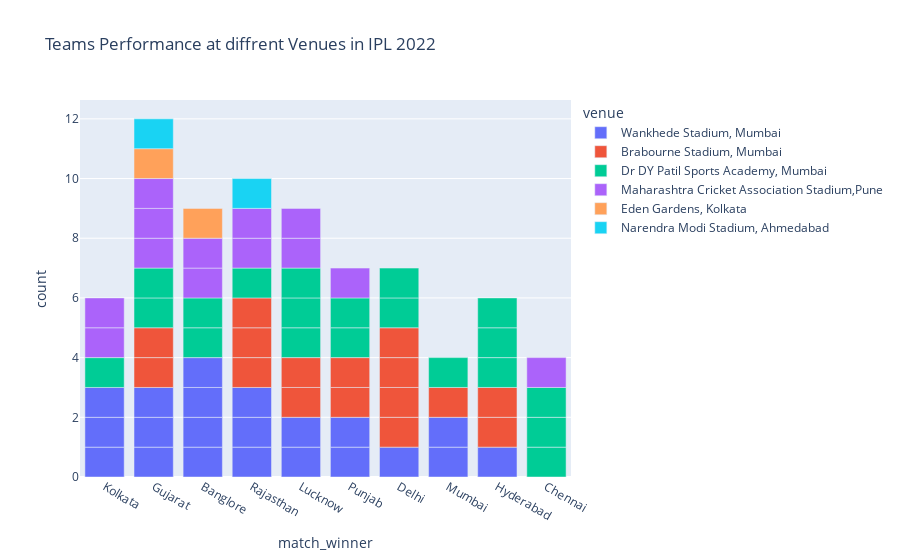

The notebook cell this image was saved under:
### Code cell
figure = px.bar(df, x=df["match_winner"], color = "venue",
            title="Teams Performance at diffrent Venues in IPL 2022")
figure.show()

### Figure 1 — Plotly figure (JSON) as saved in the notebook; plotly's stock layout.template omitted (floating-point values rounded to 4 significant figures)
{"data": [{"alignmentgroup": "True", "hovertemplate": "venue=Wankhede Stadium, Mumbai<br>match_winner=%{x}<br>count=%{y}<extra></extra>", "legendgroup": "Wankhede Stadium, Mumbai", "marker": {"color": "#636efa", "pattern": {"shape": ""}}, "name": "Wankhede Stadium, Mumbai", "offsetgroup": "Wankhede Stadium, Mumbai", "orientation": "v", "showlegend": true, "textposition": "auto", "type": "bar", "x": ["Kolkata", "Gujarat", "Kolkata", "Banglore", "Rajasthan", "Banglore", "Rajasthan", "Lucknow", "Punjab", "Gujarat", "Delhi", "Lucknow", "Kolkata", "Rajasthan", "Banglore", "Mumbai", "Gujarat", "Hyderabad", "Banglore", "Mumbai", "Punjab"], "xaxis": "x", "y": [1, 1, 1, 1, 1, 1, 1, 1, 1, 1, 1, 1, 1, 1, 1, 1, 1, 1, 1, 1, 1], "yaxis": "y"}, {"alignmentgroup": "True", "hovertemplate": "venue=Brabourne Stadium, Mumbai<br>match_winner=%{x}<br>count=%{y}<extra></extra>", "legendgroup": "Brabourne Stadium, Mumbai", "marker": {"color": "#EF553B", "pattern": {"shape": ""}}, "name": "Brabourne Stadium, Mumbai", "offsetgroup": "Brabourne Stadium, Mumbai", "orientation": "v", "showlegend": true, "textposition": "auto", "type": "bar", "x": ["Delhi", "Lucknow", "Punjab", "Gujarat", "Delhi", "Hyderabad", "Lucknow", "Rajasthan", "Delhi", "Hyderabad", "Gujarat", "Delhi", "Mumbai", "Punjab", "Rajasthan", "Rajasthan"], "xaxis": "x", "y": [1, 1, 1, 1, 1, 1, 1, 1, 1, 1, 1, 1, 1, 1, 1, 1], "yaxis": "y"}, {"alignmentgroup": "True", "hovertemplate": "venue=Dr DY Patil Sports Academy, Mumbai<br>match_winner=%{x}<br>count=%{y}<extra></extra>", "legendgroup": "Dr DY Patil Sports Academy, Mumbai", "marker": {"color": "#00cc96", "pattern": {"shape": ""}}, "name": "Dr DY Patil Sports Academy, Mumbai", "offsetgroup": "Dr DY Patil Sports Academy, Mumbai", "orientation": "v", "showlegend": true, "textposition": "auto", "type": "bar", "x": ["Punjab", "Banglore", "Rajasthan", "Lucknow", "Lucknow", "Hyderabad", "Hyderabad", "Chennai", "Gujarat", "Hyderabad", "Banglore", "Chennai", "Gujarat", "Mumbai", "Punjab", "Chennai", "Kolkata", "Delhi", "Delhi", "Lucknow"], "xaxis": "x", "y": [1, 1, 1, 1, 1, 1, 1, 1, 1, 1, 1, 1, 1, 1, 1, 1, 1, 1, 1, 1], "yaxis": "y"}, {"alignmentgroup": "True", "hovertemplate": "venue=Maharashtra Cricket Association Stadium,Pune<br>match_winner=%{x}<br>count=%{y}<extra></extra>", "legendgroup": "Maharashtra Cricket Association Stadium,Pune", "marker": {"color": "#ab63fa", "pattern": {"shape": ""}}, "name": "Maharashtra Cricket Association Stadium,Pune", "offsetgroup": "Maharashtra Cricket Association Stadium,Pune", "orientation": "v", "showlegend": true, "textposition": "auto", "type": "bar", "x": ["Rajasthan", "Gujarat", "Kolkata", "Banglore", "Punjab", "Gujarat", "Rajasthan", "Lucknow", "Chennai", "Banglore", "Lucknow", "Gujarat", "Kolkata"], "xaxis": "x", "y": [1, 1, 1, 1, 1, 1, 1, 1, 1, 1, 1, 1, 1], "yaxis": "y"}, {"alignmentgroup": "True", "hovertemplate": "venue=Eden Gardens, Kolkata<br>match_winner=%{x}<br>count=%{y}<extra></extra>", "legendgroup": "Eden Gardens, Kolkata", "marker": {"color": "#FFA15A", "pattern": {"shape": ""}}, "name": "Eden Gardens, Kolkata", "offsetgroup": "Eden Gardens, Kolkata", "orientation": "v", "showlegend": true, "textposition": "auto", "type": "bar", "x": ["Gujarat", "Banglore"], "xaxis": "x", "y": [1, 1], "yaxis": "y"}, {"alignmentgroup": "True", "hovertemplate": "venue=Narendra Modi Stadium, Ahmedabad<br>match_winner=%{x}<br>count=%{y}<extra></extra>", "legendgroup": "Narendra Modi Stadium, Ahmedabad", "marker": {"color": "#19d3f3", "pattern": {"shape": ""}}, "name": "Narendra Modi Stadium, Ahmedabad", "offsetgroup": "Narendra Modi Stadium, Ahmedabad", "orientation": "v", "showlegend": true, "textposition": "auto", "type": "bar", "x": ["Rajasthan", "Gujarat"], "xaxis": "x", "y": [1, 1], "yaxis": "y"}], "layout": {"barmode": "relative", "legend": {"title": {"text": "venue"}, "tracegroupgap": 0}, "title": {"text": "Teams Performance at diffrent Venues in IPL 2022"}, "xaxis": {"anchor": "y", "domain": [0, 1], "title": {"text": "match_winner"}}, "yaxis": {"anchor": "x", "domain": [0, 1], "title": {"text": "count"}}}}
